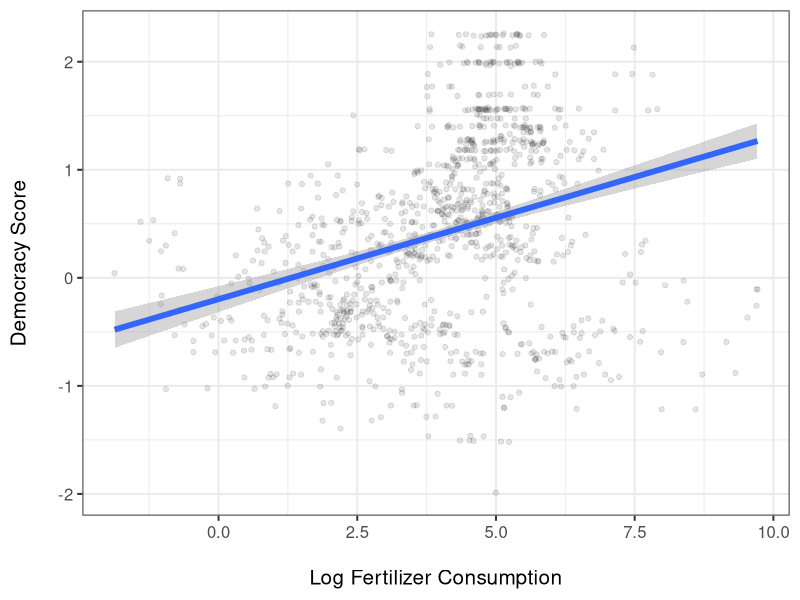

Write R code to recreate this figure.
############
# Create plot of UDS vs. Fertilizer Consumption
# Christopher Gandrud
# Updated 20 October 2014
###########

# Load packages
library(ggplot2)

# Load data
MainData <- read.csv("Analysis/Data/MainData.csv")

# Graph FertilizerConsumption and UDS
# Remove values of FertilizerConsumption less than 0.1
MainData <- subset(MainData, FertilizerConsumption > 0.1)

# Create Plot
UDSFert <- ggplot(MainData, aes(x = log(FertilizerConsumption), y = UDS)) +
        geom_point(alpha = I(0.1)) +
        stat_smooth(size = 2, method = "lm") +
        ylab("Democracy Score\n") + xlab("\nLog Fertilizer Consumption") +
        theme_bw(base_size = 15)

print(UDSFert)
